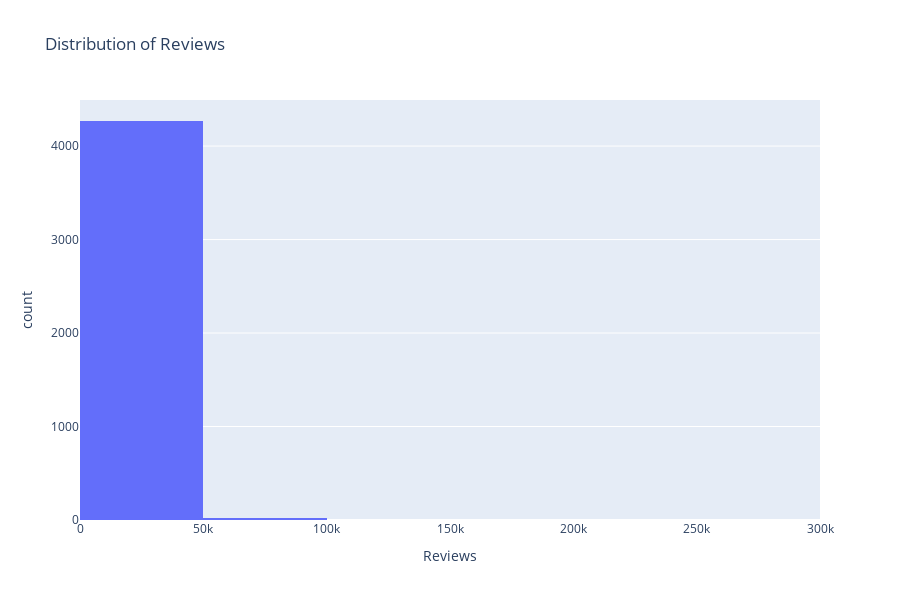

Notebook code for this chart:
### Markdown cell above
### ---------------------------------

### Code cell
fig_reviews = px.histogram(df, x='Reviews', nbins=6, title='Distribution of Reviews', height=600)
fig_reviews.update_layout(yaxis=dict(dtick=1000))
fig_reviews.show()

### Figure 1 — Plotly figure (JSON) as saved in the notebook; plotly's stock layout.template omitted (floating-point values rounded to 4 significant figures; data arrays with more than 128 entries replaced by an {"elided": "..."} marker saying what was removed)
{"data": [{"alignmentgroup": "True", "bingroup": "x", "hovertemplate": "Reviews=%{x}<br>count=%{y}<extra></extra>", "legendgroup": "", "marker": {"color": "#636efa", "pattern": {"shape": ""}}, "name": "", "nbinsx": 6, "offsetgroup": "", "orientation": "v", "showlegend": false, "type": "histogram", "x": {"elided": "4304 int values"}, "xaxis": "x", "yaxis": "y"}], "layout": {"barmode": "relative", "height": 600, "legend": {"tracegroupgap": 0}, "title": {"text": "Distribution of Reviews"}, "xaxis": {"anchor": "y", "domain": [0, 1], "title": {"text": "Reviews"}}, "yaxis": {"anchor": "x", "domain": [0, 1], "dtick": 1000, "title": {"text": "count"}}}}
